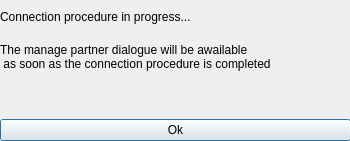
<?xml version="1.0" encoding="UTF-8"?>
<ui version="4.0">
 <class>MEWaitingForConnection</class>
 <widget class="QDialog" name="MEWaitingForConnection">
  <property name="enabled">
   <bool>true</bool>
  </property>
  <property name="geometry">
   <rect>
    <x>0</x>
    <y>0</y>
    <width>350</width>
    <height>141</height>
   </rect>
  </property>
  <property name="windowTitle">
   <string>Connection in progress</string>
  </property>
  <widget class="QWidget" name="verticalLayoutWidget">
   <property name="geometry">
    <rect>
     <x>0</x>
     <y>0</y>
     <width>351</width>
     <height>141</height>
    </rect>
   </property>
   <layout class="QVBoxLayout" name="verticalLayout">
    <property name="sizeConstraint">
     <enum>QLayout::SetMinAndMaxSize</enum>
    </property>
    <item>
     <widget class="QLabel" name="label_2">
      <property name="text">
       <string>Connection procedure in progress...</string>
      </property>
     </widget>
    </item>
    <item>
     <widget class="QLabel" name="label_3">
      <property name="text">
       <string>The manage partner dialogue will be awailable
 as soon as the connection procedure is completed</string>
      </property>
     </widget>
    </item>
    <item>
     <widget class="QLabel" name="label">
      <property name="text">
       <string/>
      </property>
     </widget>
    </item>
    <item>
     <widget class="QPushButton" name="okBtn">
      <property name="text">
       <string>Ok</string>
      </property>
     </widget>
    </item>
   </layout>
  </widget>
 </widget>
 <resources/>
 <connections/>
</ui>
